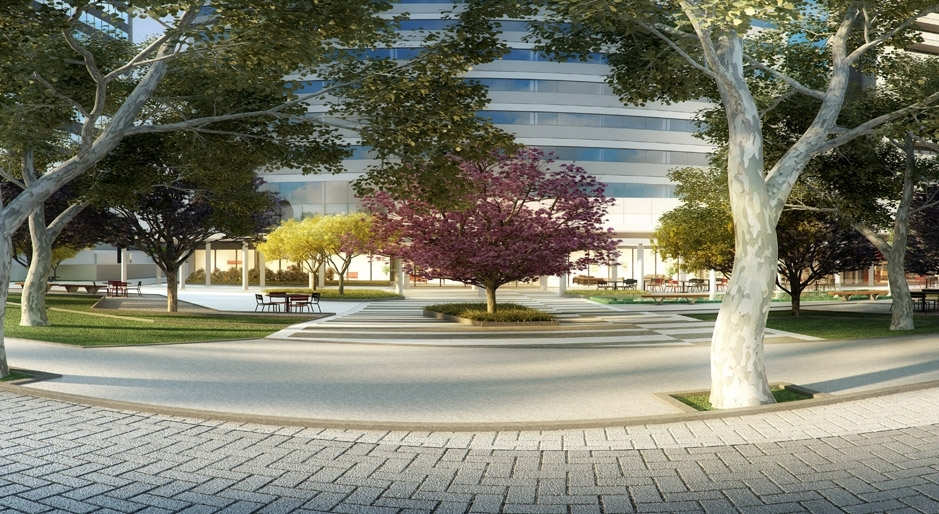
%> input picture Udemy_Visao_Computacional/Tranformacoes_Ponto_a_Ponto/praca.jpg, 939 x 514 px
$ octave Histograma_2.m   (GNU Octave 9; MATLAB toolbox functions it lacks are replaced by stand-ins)
%> lines starting %> are read from the running program, lines starting %| are printed output that depends on the picture
imagem_Rgb = imread("praca.jpg");
%> imagem_Rgb is the input picture: size 514x939x3 uint8; mean R, G, B 123.7, 124, 107.9

imagem_Gray = rgb2gray(imagem_Rgb);
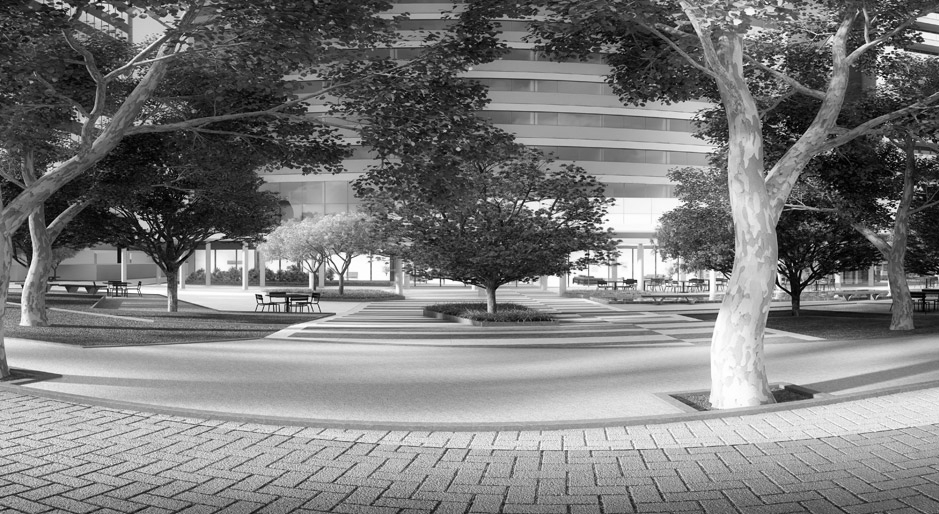
%> imagem_Gray: size 514x939 uint8; min 0, max 255, mean 122.1
%Redistribui os valores dos niveis de cinza, normaliza a imagem
im_Equalizada = histeq(imagem_Gray);
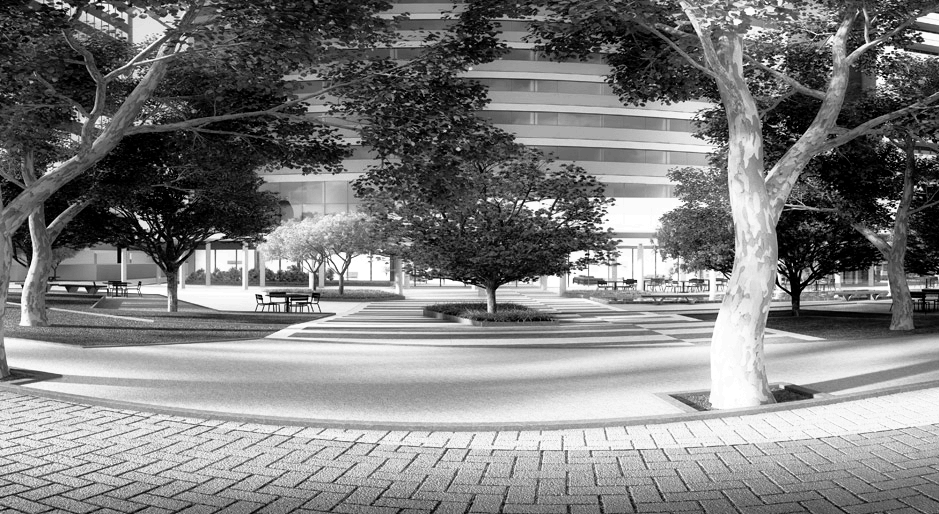
%> im_Equalizada: size 514x939 uint8; min 0, max 255, mean 126

subplot(2,2,1); imshow(imagem_Gray);
subplot(2,2,2); imshow(im_Equalizada);
subplot(2,2,3); imhist(imagem_Gray);
subplot(2,2,4); imhist(im_Equalizada);
%> after `imhist(im_Equalizada)`:
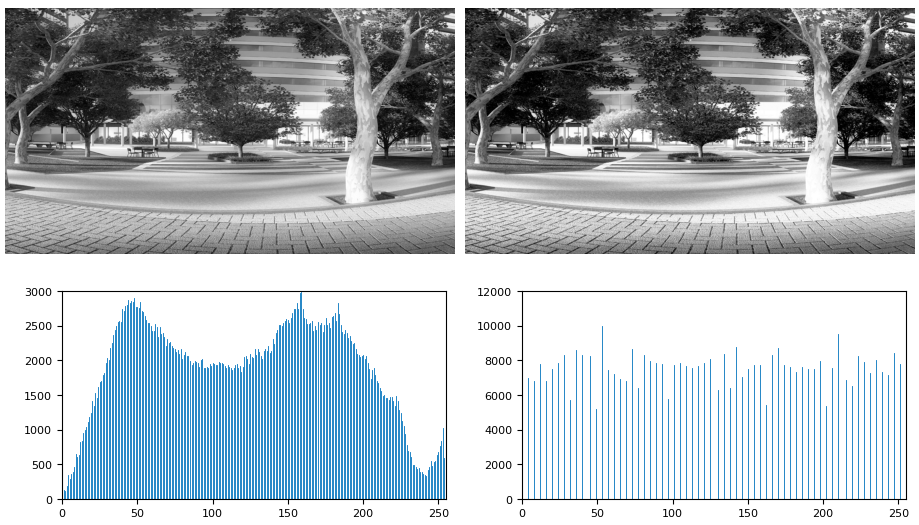
%> figure redrawn from the program's plot data, 4 panels

$ run again, with Udemy_Visao_Computacional/Tranformacoes_Ponto_a_Ponto/teste.png saved as Udemy_Visao_Computacional/Tranformacoes_Ponto_a_Ponto/praca.jpg
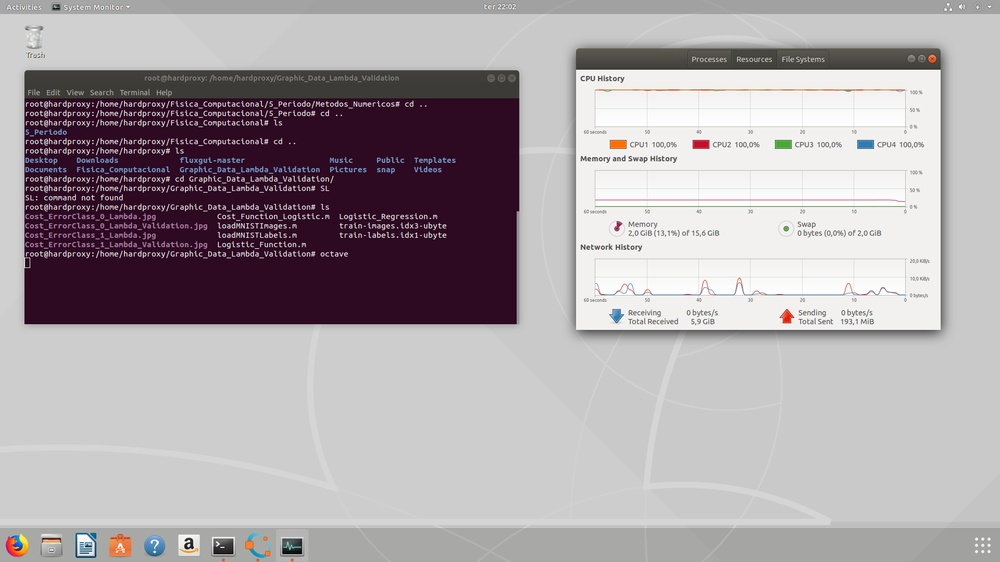
%> input picture Udemy_Visao_Computacional/Tranformacoes_Ponto_a_Ponto/teste.png, 1000 x 562 px, shrunk from 1920 x 1080 before the run
%> imagem_Rgb is the input picture: size 562x1000x3 uint8; mean R, G, B 170.4, 163.5, 167.5
%> `im_Equalizada = histeq(imagem_Gray);`:
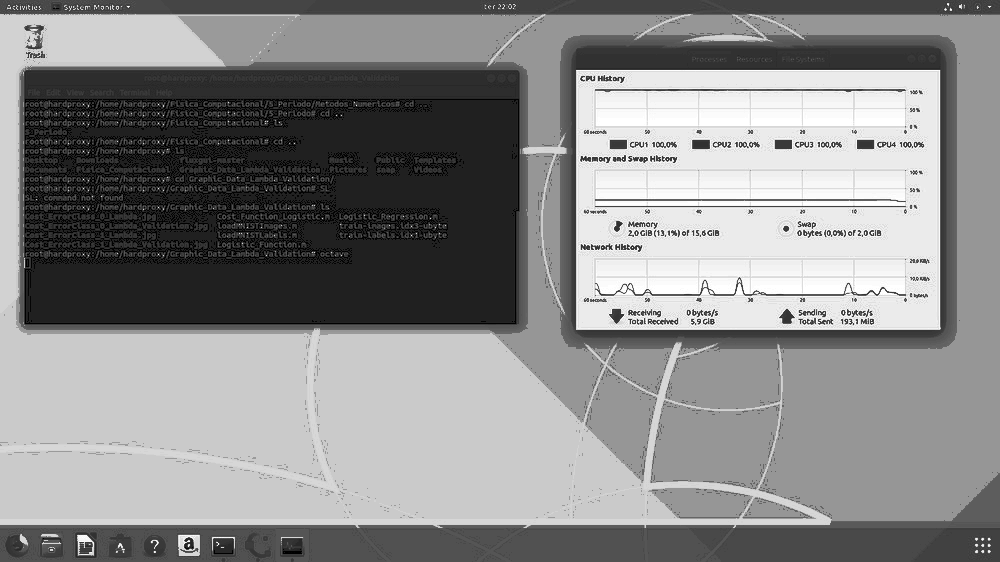
%> im_Equalizada: size 562x1000 uint8; min 0, max 255, mean 137.2
%> `imhist(im_Equalizada)`:
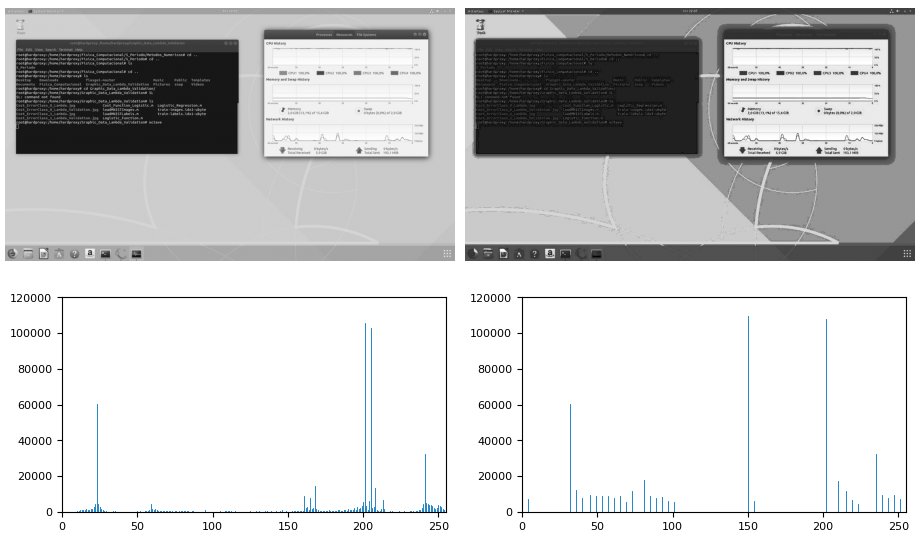
%> figure redrawn from the program's plot data, 4 panels
